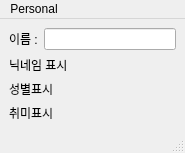
<?xml version="1.0" encoding="UTF-8"?>
<ui version="4.0">
 <class>MainWindow</class>
 <widget class="QMainWindow" name="MainWindow">
  <property name="geometry">
   <rect>
    <x>0</x>
    <y>0</y>
    <width>185</width>
    <height>134</height>
   </rect>
  </property>
  <property name="windowTitle">
   <string>MainWindow</string>
  </property>
  <widget class="QWidget" name="centralwidget">
   <layout class="QVBoxLayout" name="verticalLayout">
    <item>
     <layout class="QFormLayout" name="formLayout">
      <item row="0" column="0">
       <widget class="QLabel" name="lblName">
        <property name="text">
         <string>이름 :</string>
        </property>
       </widget>
      </item>
      <item row="0" column="1">
       <widget class="QLineEdit" name="editName"/>
      </item>
     </layout>
    </item>
    <item>
     <widget class="QLabel" name="lblNick">
      <property name="text">
       <string>닉네임 표시</string>
      </property>
     </widget>
    </item>
    <item>
     <widget class="QLabel" name="lblGender">
      <property name="text">
       <string>성별표시</string>
      </property>
     </widget>
    </item>
    <item>
     <widget class="QLabel" name="lblHobby">
      <property name="text">
       <string>취미표시</string>
      </property>
     </widget>
    </item>
   </layout>
  </widget>
  <widget class="QMenuBar" name="menubar">
   <property name="geometry">
    <rect>
     <x>0</x>
     <y>0</y>
     <width>185</width>
     <height>20</height>
    </rect>
   </property>
   <widget class="QMenu" name="menuPersonal">
    <property name="title">
     <string>Personal</string>
    </property>
    <addaction name="actionHobby"/>
   </widget>
   <addaction name="menuPersonal"/>
  </widget>
  <widget class="QStatusBar" name="statusbar"/>
  <action name="actionHobby">
   <property name="text">
    <string>Hobby</string>
   </property>
  </action>
 </widget>
 <resources/>
 <connections/>
</ui>
